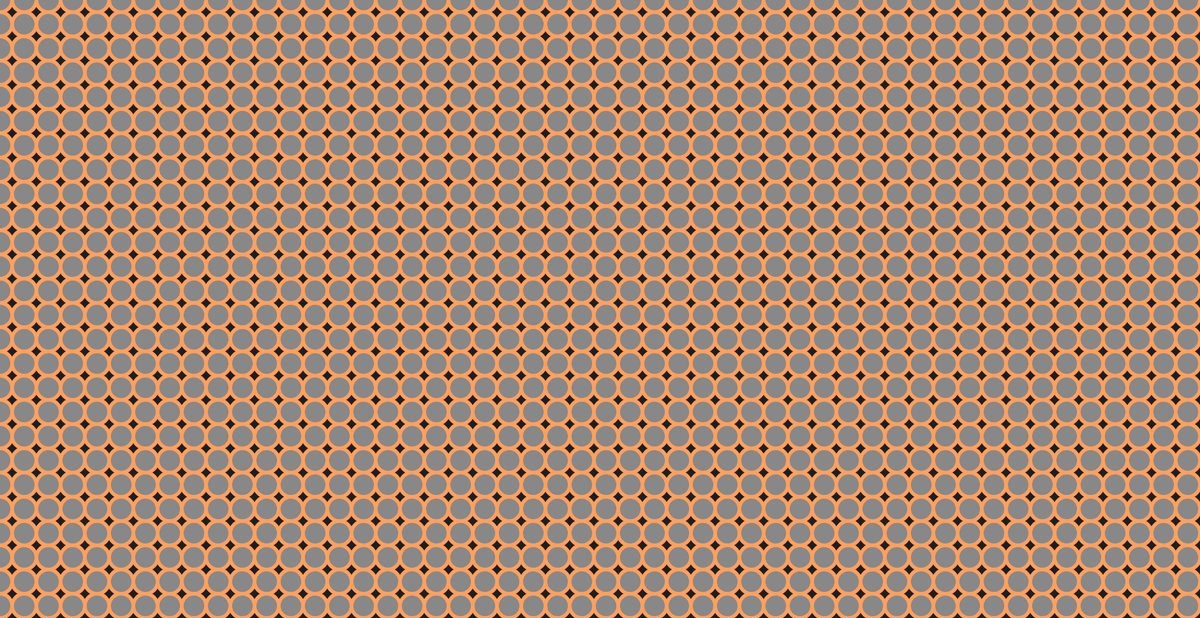
Frame 1 (no input)
Frame 60 (no input): identical to frame 1, image omitted
Frame 120 (the mouse pressed at the canvas centre since frame 60): identical to frame 1, image omitted

The p5.js sketch that drew this single still picture (run headless with seeded random() and noise() and a simulated clock; from frame 60 on, the mouse is pressed at the canvas centre):

// p5.js sketch
// ── sketch.js
//  Variables:


function setup() {
    createCanvas(1980, 1020);
    strokeWeight(6);
}

function draw() {
    background(30);

    // line(x1,y1,x2,y2);
    // Loops for the same lines:
    stroke(300, 160, 94);
    for (var y = 0; y <= height; y += 40) {
        for (var x = 0; x <= width; x += 40) {
            fill(225, 140);
            ellipse(x, y, 40, 40);
        }
    }










}
